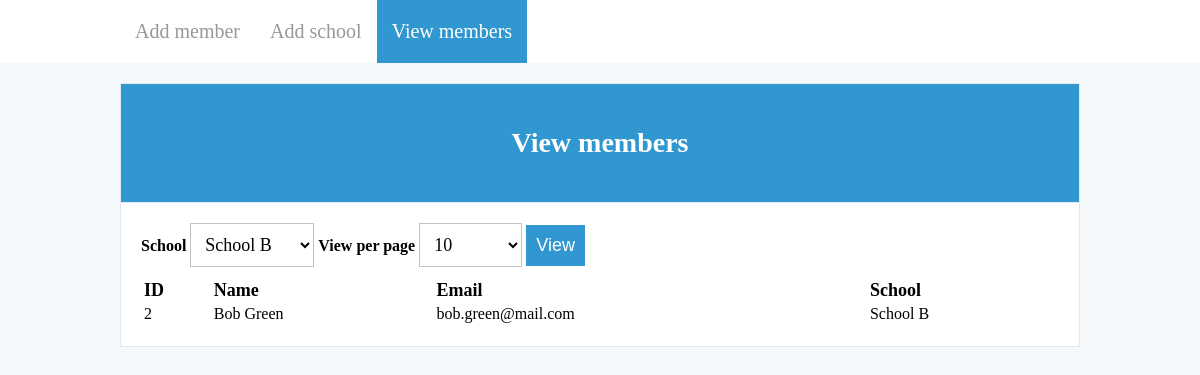
Screenshot of /view.php?school=2 with the database file from the repository.
### tables this page shows
CREATE TABLE `members` (
  `id` int(11) NOT NULL,
  `name` varchar(100) NOT NULL,
  `email` varchar(255) NOT NULL,
  `school_id` int(11) NOT NULL
);

CREATE TABLE `schools` (
  `id` int(11) NOT NULL,
  `name` varchar(50) NOT NULL
);

### core/init.php (called while the page is built, shortened)
<?php
spl_autoload_register(function ($class) {
    $class = __DIR__ . '/../classes/' . $class . '.php';
});
$db = new Db;
$paginator = new Paginator;

### classes/Db.php (called while the page is built, shortened)
<?php
class Db
{
    protected $connection;
    protected $statement;
    protected $fetchStyle;
    public function __construct()
    {
        $dsn = 'mysql:dbname=;host=';
        $dbUser = '';
        $dbPass = '';
        try {
            $this->connection = new PDO($dsn, $dbUser, $dbPass);
        } catch (PDOException $e) {
            die('Connection failed: ' . $e->getMessage());
        }
    }
    protected function prepare($sql)
    {
        try {
            $this->statement = $this->connection->prepare($sql);
            return $this;
        } catch (PDOException $e) {
            die('Error: ' . $e->getMessage());
        }
    }
    protected function execute(array $bind)
    {
        if (!empty($bind)) {
            foreach ($bind as $column => $value) {
                $this->statement->bindValue($column, $value);
            }
        }
        if (!$this->statement->execute($bind)) {
            $errorMsg = $this->statement->errorInfo();
            throw new Exception($errorMsg[2]);
        }
        return $this;
    }
    public function query($query, array $bind = [])
    {
        $this->prepare($query)->execute($bind);
        return $this;
    }
    public function select($table, $columns = '*', array $where = [], $operator = '')
    {
        $bind = [];
        foreach ($where as $column => $value) {
            unset($where[$column]);
            $where[] = "$column = :$column";
            $bind[':' . $column] = $value;
        }
        $operator = $operator ? $operator : ' AND ';
        $where = implode($operator, $where);
        $sql = "SELECT $columns FROM `$table` ";
        $sql .= $where ? "WHERE $where " : '';
        $this->prepare($sql)->execute($bind);
        return $this;
    }
    public function setFetchStyle($style)
    {
        switch ($style) {
            case 'object':
                $this->fetchStyle = PDO::FETCH_OBJ;
                break;
        }
    }
    public function fetchAll()
    {
        return $this->statement->fetchAll($this->fetchStyle);
    }
}

### classes/Paginator.php (called while the page is built, shortened)
<?php
class Paginator
{
    public $currentPage;
    public $rowsPerPage;
    public function setRowsPerPage($rowsPerPage)
    {
        $this->rowsPerPage = $rowsPerPage;
    }
    public function getRowsPerPage()
    {
        return $this->rowsPerPage;
    }
    public function setCurrentPage($currentPage)
    {
        $this->currentPage = $currentPage;
    }
    public function getSearchOffset()
    {
        if($this->getRowsPerPage() != 0) {
            return (($this->currentPage * $this->rowsPerPage) - $this->rowsPerPage);
        } else {
            return 0;
        }
    }
}

### view.php (the view, shortened to what this page needs)
<?php
require_once 'core/init.php';
$schoolId = isset($_GET['school']) ? $_GET['school'] : 0;
$perPage = isset($_GET['per-page']) ? $_GET['per-page'] : 10;
$currentPage = !empty($_GET['page']) ? $_GET['page'] : 1;
$paginator->setRowsPerPage($perPage);
$paginator->setCurrentPage($currentPage);
if ($paginator->getRowsPerPage() == 0) {
    $limit = '';
    $offset = '';
} else {
    $limit = "LIMIT {$paginator->getRowsPerPage()}";
    $offset = "OFFSET {$paginator->getSearchOffset()}";
}
$sql = "SELECT members.id, members.email, members.name, schools.name AS school FROM `members`";
$sql .= " INNER JOIN `schools` on members.school_id = schools.id";
if ($schoolId != 'view-all') {
    $sql .= " WHERE schools.id = $schoolId";
} else {
    $paginator->setTotalRowsFromDb($db->select('members')->count());
}
$sql .= " ORDER BY members.id DESC $limit $offset";
$db->setFetchStyle('object');
$members = $db->query($sql)->fetchAll();
$db->select('schools');
$schools = $db->fetchAll();
?>
<?php require_once 'includes/header.php'; ?>
    <div class="container">
        <section class="board">
            <header class="board-head">
                <div class="centered h5">
                    <h2>View members</h2>
                </div>
            </header>
            <div class="board-body">
                <form method="GET" action="view.php">
                    <div class="filters">
                        <label>School </label>
                        <select name="school" class="field-style-2">
                            <?php foreach ($schools as $school) { ?>
                                <option value="<?php echo $school->id; ?>"<?php echo $schoolId == $school->id ? ' selected' : ''; ?>><?php echo $school->name; ?></option>
                            <?php } ?>
                        </select>
                        <label>View per page </label>
                        <select name="per-page" class="field-style-2">
                            <option value="10"<?php echo $perPage == '10' ? ' selected' : ''; ?>>10</option>
                        </select>
                        <input type="submit" name="submit" value="View" class="field-style"/>
                    </div>
                    <?php if(!empty($members)) { ?>
                        <table>
                            <tr>
                                <th>ID</th>
                                <th>Name</th>
                                <th>Email</th>
                                <th>School</th>
                            </tr>
                            <?php foreach ($members as $member) { ?>
                                <tr>
                                    <td><?php echo $member->id; ?></td>
                                    <td><?php echo $member->name; ?></td>
                                    <td><?php echo $member->email; ?></td>
                                    <td><?php echo $member->school; ?></td>
                                </tr>
                            <?php }  ?>
                        </table>
                    <?php } else { ?>
                        <h3>Sorry, no members yet</h3>
                    <?php } ?>
                </form>
            </div>
        </section>
    </div>
<?php require_once 'includes/footer.php'; ?>

### css/stylesheet.css (style rules this page uses)
*, *:after, *:before { box-sizing: border-box; -webkit-box-sizing: border-box; -moz-box-sizing: border-box; box-sizing: border-box; }
html, body { margin: 0 auto; }
html, body, button, select, option { font-family: 'Source Sans Pro'; }
h2 { font-size: 28px; }
table { width: 100%; }
th { font-size: 18px; text-align: left; }
label { font-weight: bold; }
.main { background-color: #f5f8fa; }
.container { margin: 0 auto; max-width: 960px; }
.board { background-color: #ffffff; border: 1px solid #e3e8ed; }
.board-head { background-color: #3097d1; border-bottom: 1px solid #e3e8ed; color: #ffffff; padding: 20px; text-align: center; }
.board-body { padding: 20px; }
.filters { margin-bottom: 10px; }
.field-style { background-color: #3097d1; border: 0; color: #ffffff; cursor: pointer; font-size: 18px; padding: 10px; }
.field-style-2 { background-color: #ffffff; border: 1px solid #c2c2c2; font-size: 18px; outline: none; padding: 10px }

### rows the page displays
members: id "2", name "Bob Green", email "bob.green@mail.com", school.name "School B"

### other values shown
form field school "School B"
